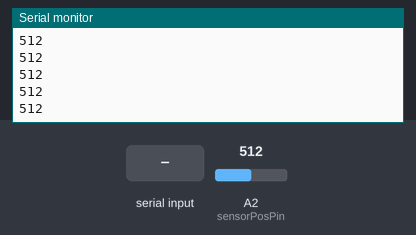
The sketch below on a simulated Arduino Uno, built with avr-gcc and run on an emulated ATmega328P. On the bench: the last lines printed to the serial monitor. The inputs (shaded band) are chosen by the test bench; at power-on: A2 (sensorPosPin) = 512.

Above: at 1.2 s.
1.3 s: A2 (sensorPosPin) set to 716
At 1.8 s:
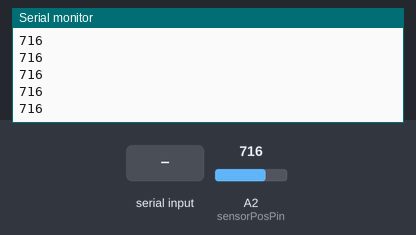
2.8 s: "2" received over Serial
At 3.8 s:
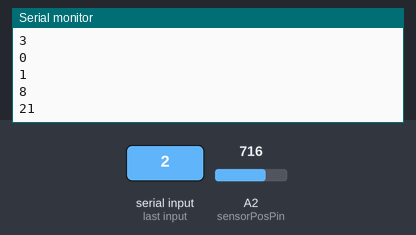
Timing chart, 0 to 5.8 s (numbered marks = the images above; inputs shaded):
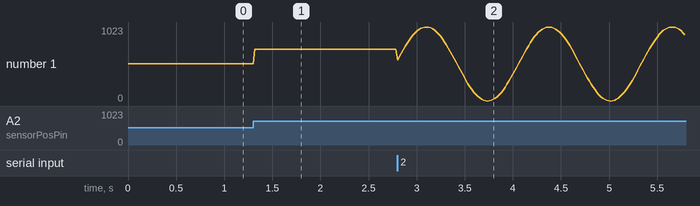

The sketch:

sketch_nov06a.ino
```cpp
int sensorPosPin = A2; // input pin for MR sensor
int rawPos;
int t;
bool mode;

void setup() {
  // put your setup code here, to run once:
  Serial.begin(9600);//9600
  pinMode(sensorPosPin, INPUT); // set MR sensor pin to be an input
  mode = true;
  t = 0;
}

void loop() {
  // put your main code here, to run repeatedly:
  int inByte = Serial.read();
  if(inByte == '1')
    mode = true;
  else if(inByte == '2')
    mode = false;

    if(mode)
      calculatePosition();
    else
      calculateVirtualPosition();
  Serial.println(rawPos);
  delay(20);
}


void calculatePosition()
{
  rawPos = analogRead(sensorPosPin);
}

void calculateVirtualPosition()
{
  t = t+1;
  rawPos = 512 + 512.0 * sin(0.1 * t);
}
```

Measured:
- after the input at 1.3 s, the serial monitor: prints a new line at once (image 1)
- after the input at 2.8 s, the serial monitor: prints a new line at once (image 2)
- plotted number 1: 512 → 716 after the input at 1.3 s, 716 → 1 after the input at 2.8 s
